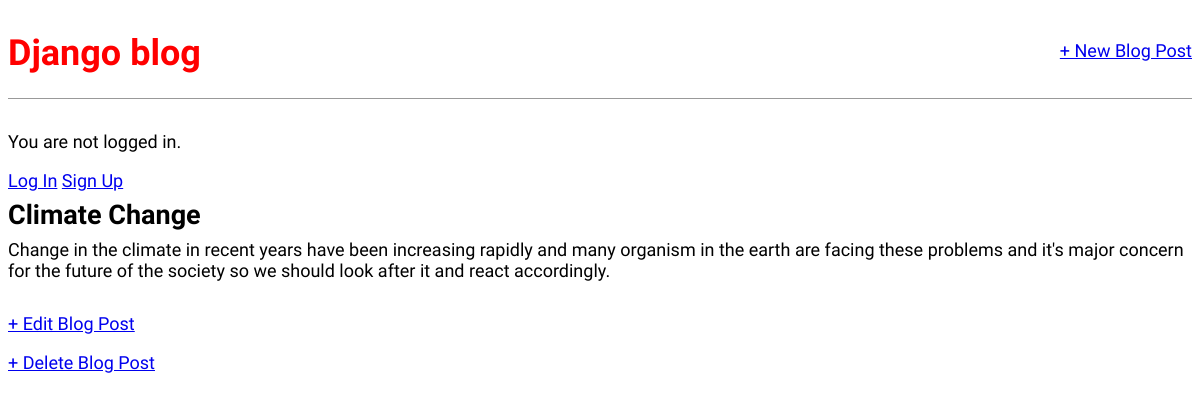
/post/1/, run on an earlier commit of the app's database.
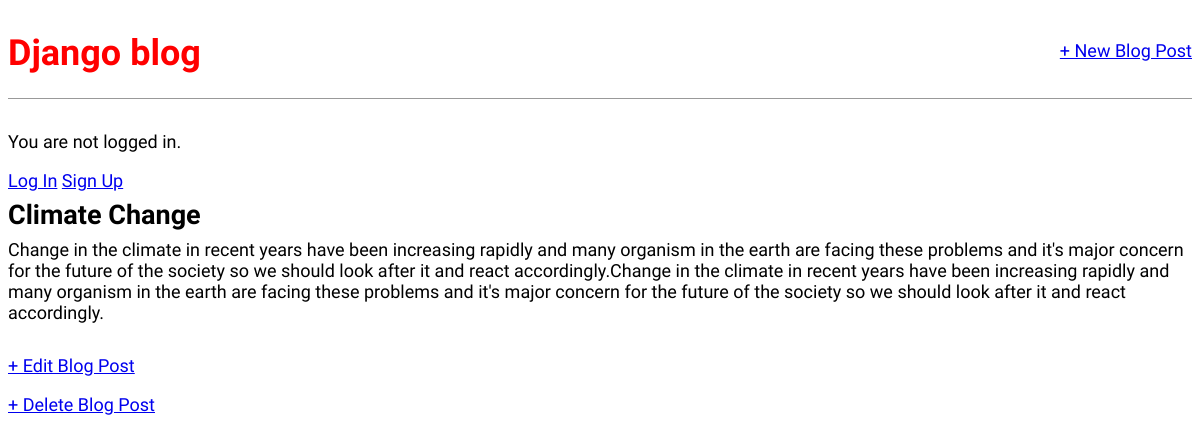
And on a later commit of the database.
### blog/models.py (models this page shows, shortened)
class Post(models.Model):
    title = models.CharField(max_length=200)
    author = models.ForeignKey("auth.User", on_delete=models.CASCADE,)
    body = models.TextField()

### blog/views.py (the view)
# urls.py: path("post/<int:pk>/", BlogDetailView.as_view(), name="post_detail"),
class BlogDetailView(DetailView):
    model = Post
    template_name = "post_detail.html"

### templates/post_detail.html
{% extends "base.html" %} {% block content %}
<div class="post-entry">
  <h2>{{ post.title }}</h2>
  <p>{{ post.body }}</p>
</div>
<p><a href="{% url 'post_edit' post.pk %}"> + Edit Blog Post</a></p>
<p><a href="{% url 'post_delete' post.pk %}">+ Delete Blog Post</a></p>
{% endblock content %}

What changed in the data, as far as the page shows it:
changed Post "Climate Change": body "…after it and react accordingly." → "…after it and react accordingly.Change in the climate in recent years have been increasing rapidly and many organism in the earth are facing these problems and it's major concern for the future of the society so we should look after it and react accordingly."
